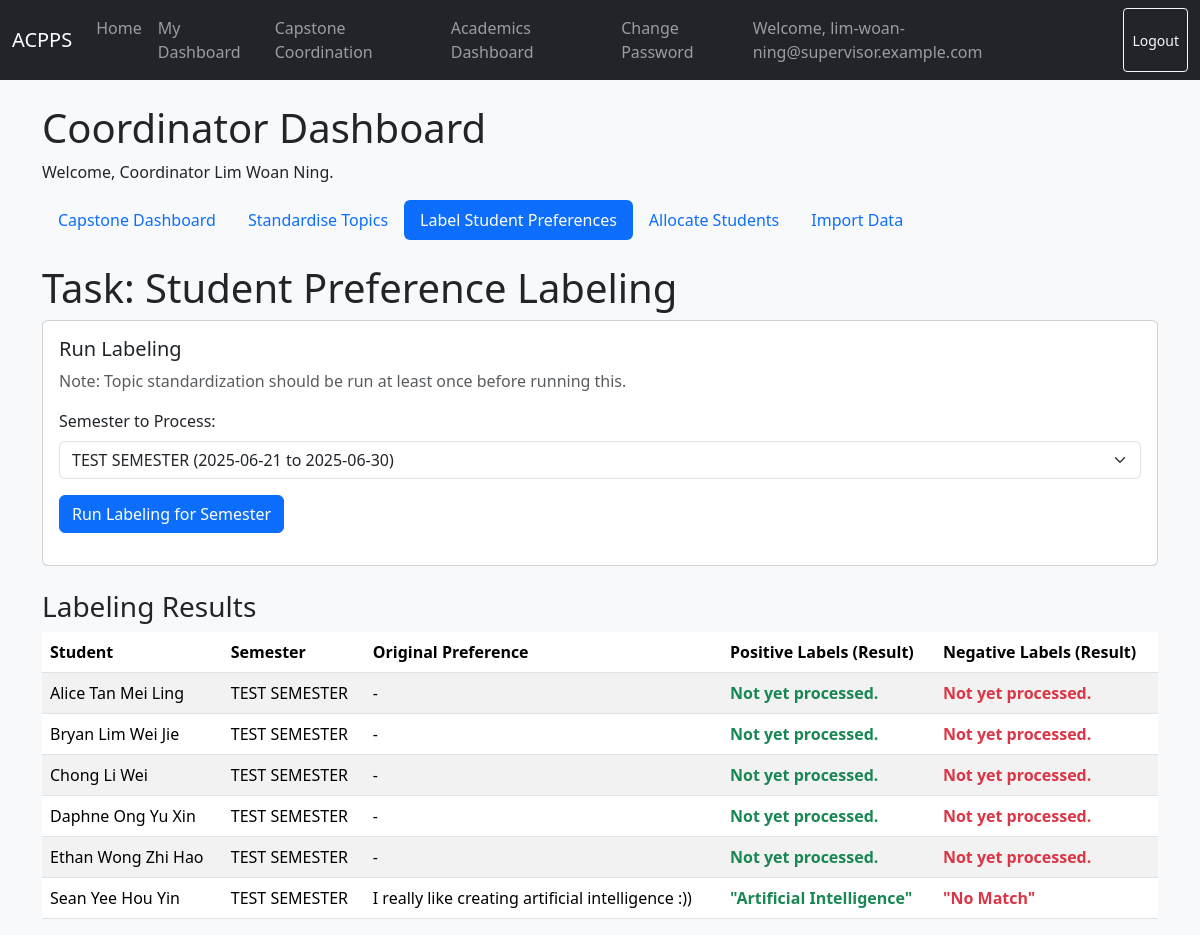
/dashboards/coordinator/label/ (signed in), run on the app's committed database.
### users/models.py (models this page shows, shortened)
class User(AbstractBaseUser, PermissionsMixin):
    email = models.EmailField(unique=True)
    is_active = models.BooleanField(default=True)
    is_staff = models.BooleanField(default=False)
    date_joined = models.DateTimeField(default=timezone.now)
    full_name = models.CharField(max_length=255, blank=False, null=False)
    USER_TYPE_CHOICES = (
        ('student', 'Student'),
        ('supervisor', 'Supervisor'),
    )
    user_type = models.CharField(max_length=10, choices=USER_TYPE_CHOICES)
    objects = UserManager()
    USERNAME_FIELD = 'email'
    REQUIRED_FIELDS = ['user_type']
    def get_full_name(self):
        return self.full_name or self.email

class StudentProfile(models.Model):
    user = models.OneToOneField(settings.AUTH_USER_MODEL, on_delete=models.CASCADE, primary_key=True)
    programme = models.ForeignKey(Programme, on_delete=models.SET_NULL, null=True, related_name='students')
    preference_text = models.TextField(blank=True, null=True)
    positive_preferences = models.TextField(blank=True, null=True)
    negative_preferences = models.TextField(blank=True, null=True)
    supervisor = models.ForeignKey(
        'SupervisorProfile', on_delete=models.SET_NULL, null=True, blank=True, related_name='students'
    )
    semester = models.ForeignKey(
        Semester,
        on_delete=models.PROTECT, # Don't delete a session if programmes are linked to it
        default=get_default_semester(),
        null=True,
        blank=True,
        related_name='students'
    )
    programme_match_type = models.IntegerField(null=True)
    matching_topics = models.TextField(blank=True, null=True)
    conflicting_topics = models.TextField(blank=True, null=True)

### academics/models.py (models this page shows)
class Semester(models.Model):
    name = models.CharField(max_length=100)
    start_date = models.DateField()
    end_date = models.DateField()
    class Meta:
        get_latest_by = 'start_date'
        ordering = ['-start_date']
    def __str__(self):
        return f"{self.name} ({self.start_date} to {self.end_date})"

### dashboards/views.py (the view)
# urls.py: path('coordinator/label/', CoordinatorLabelingView.as_view(), name='coordinator_label'),
class CoordinatorLabelingView(CoordinatorRequiredMixin, View):
    template_name = 'dashboard/coordinator_label.html'
    def get(self, request, *args, **kwargs):
        semesters = Semester.objects.all().order_by('-start_date')
        selected_semester_id_str = request.GET.get('semester')
        selected_semester_id = None
        student_profiles_query = StudentProfile.objects.select_related('user', 'semester')
        if selected_semester_id_str:
            try:
                selected_semester_id = int(selected_semester_id_str)
                student_profiles_query = student_profiles_query.filter(semester__pk=selected_semester_id)
            except (ValueError, TypeError):
                student_profiles_query = student_profiles_query.none()
        else:
            latest_semester = semesters.first()
            if latest_semester:
                selected_semester_id = latest_semester.pk
                student_profiles_query = student_profiles_query.filter(semester=latest_semester)
            else:
                student_profiles_query = student_profiles_query.none()
        student_profiles = student_profiles_query.order_by('user__full_name')
        context = {
            'semesters': semesters,
            'student_profiles': student_profiles,
            'selected_semester_id': selected_semester_id,
        }
        return render(request, self.template_name, context)

### dashboards/views.py (called while the page is built)
    def dispatch(self, request, *args, **kwargs):
        is_coordinator = CoordinatorProfile.objects.filter(supervisor__user=request.user).exists() or request.user.is_superuser
        if not is_coordinator:
            messages.error(request, "You do not have permission to access this page.")
            return redirect('home')
        return super().dispatch(request, *args, **kwargs)

### templates/dashboard/coordinator_label.html (shortened to what this page needs)
{% extends "dashboard/coordinator_base.html" %}
{% load static %}
{% block module %}
    <h1>Task: Student Preference Labeling</h1>
    <div class="card mb-4">
        <div class="card-body">
            <h5 class="card-title">Run Labeling</h5>
            <p class="card-text text-muted">Note: Topic standardization should be run at least once before running this.</p>
            <div class="form-group mb-3">
                <label for="semester-input" class="form-label">Semester to Process:</label>
                <select id="semester-input" class="form-select">
                    {% for semester in semesters %}
                        <option value="{{ semester.pk }}" {% if semester.pk == selected_semester_id %}selected{% endif %}>
                            {{ semester }}
                        </option>
                    {% empty %}
                        <option value="">No semesters found</option>
                    {% endfor %}
                </select>
            </div>
            <button type="button" id="label-btn" class="btn btn-primary" data-url="{% url 'start_labeling' %}">Run Labeling for Semester</button>
        </div>
    </div>
    <h3>Labeling Results</h3>
    {% if student_profiles %}
        <div class="table-responsive">
            <table class="table table-striped table-hover">
                <thead>
                    <tr>
                        <th>Student</th>
                        <th>Semester</th>
                        <th>Original Preference</th>
                        <th>Positive Labels (Result)</th>
                        <th>Negative Labels (Result)</th>
                    </tr>
                </thead>
                <tbody>
                    {% for profile in student_profiles %}
                        <tr>
                            <td>{{ profile.user.get_full_name }}</td>
                            <td>{{ profile.semester.name|default:"N/A" }}</td>
                            <td>{{ profile.preference_text|default:"-" }}</td>
                            <td class="text-success fw-bold">{{ profile.positive_preferences|default:"Not yet processed." }}</td>
                            <td class="text-danger fw-bold">{{ profile.negative_preferences|default:"Not yet processed." }}</td>
                        </tr>
                    {% endfor %}
                </tbody>
            </table>
        </div>
    {% else %}
        {% if selected_semester_id %}
            <div class="alert alert-info" role="alert">No student profiles found for the selected semester.</div>
        {% else %}
            <div class="alert alert-warning" role="alert">No student profiles found. Please add students and assign them to a semester.</div>
        {% endif %}
    {% endif %}
{% endblock %}

### templates/dashboard/coordinator_base.html (shortened to what this page needs)
{% extends "dashboard/dashboard_base.html" %}
{% load static %}
{% block dashboard %}
    <h1>Coordinator Dashboard</h1>
    <p>Welcome, Coordinator {{ user.get_full_name }}.</p>
    <nav class="nav nav-pills mb-4">
        <a class="nav-link {% if request.resolver_match.url_name == 'coordinator_dashboard' %}active{% endif %}" href="{% url 'coordinator_dashboard' %}">Capstone Dashboard</a>
        <a class="nav-link {% if request.resolver_match.url_name == 'coordinator_standardize' %}active{% endif %}" href="{% url 'coordinator_standardize' %}">Standardise Topics</a>
        <a class="nav-link {% if request.resolver_match.url_name == 'coordinator_label' %}active{% endif %}" href="{% url 'coordinator_label' %}">Label Student Preferences</a>
        <a class="nav-link {% if request.resolver_match.url_name == 'coordinator_match' %}active{% endif %}" href="{% url 'coordinator_match' %}">Allocate Students</a>
        <a class="nav-link {% if request.resolver_match.url_name == 'coordinator_import' %}active{% endif %}" href="{% url 'coordinator_import' %}">Import Data</a>
    </nav>
    {% block module %}
    {% endblock %}
{% endblock %}

### templates/base.html (shortened to what this page needs)
<!DOCTYPE html>
<html lang="en">
<head>
    <link href="https://cdn.jsdelivr.net/npm/bootstrap@5.3.3/dist/css/bootstrap.min.css" rel="stylesheet">
    <link rel="stylesheet" href="https://cdn.jsdelivr.net/npm/bootstrap-icons@1.11.3/font/bootstrap-icons.min.css">
</head>
<body>
    <nav class="navbar navbar-expand-lg navbar-dark bg-dark mb-4">
        <div class="container-fluid">
            <a class="navbar-brand" href="{% url 'home' %}">ACPPS</a>
            <div class="collapse navbar-collapse" id="navbarNav">
                <ul class="navbar-nav me-auto mb-2 mb-lg-0">
                    <li class="nav-item"><a class="nav-link" href="{% url 'home' %}">Home</a></li>
                    {% if user.is_authenticated %}
                        {% if user.is_superuser %}
                            <li class="nav-item"><a class="nav-link" href="{% url 'student_dashboard' %}">Student DB</a></li>
                            <li class="nav-item"><a class="nav-link" href="{% url 'supervisor_dashboard' %}">Supervisor DB</a></li>
                            <li class="nav-item"><a class="nav-link" href="{% url 'coordinator_dashboard' %}">Coordinator DB</a></li>
                            <li class="nav-item"><a class="nav-link" href="{% url 'academics:dashboard' %}">Academics DB</a></li>
                        {% elif user.user_type == 'student' %}
                             <li class="nav-item"><a class="nav-link" href="{% url 'student_dashboard' %}">My Dashboard</a></li>
                        {% elif user.user_type == 'supervisor' and user.supervisorprofile.coordinatorprofile %}
                             <li class="nav-item"><a class="nav-link" href="{% url 'supervisor_dashboard' %}">My Dashboard</a></li>
                             <li class="nav-item"><a class="nav-link" href="{% url 'coordinator_dashboard' %}">Capstone Coordination</a></li>
                             <li class="nav-item"><a class="nav-link" href="{% url 'academics:dashboard' %}">Academics Dashboard</a></li>
                        {% elif user.user_type == 'supervisor' %}
                            <li class="nav-item"><a class="nav-link" href="{% url 'supervisor_dashboard' %}">My Dashboard</a></li>
                        {% endif %}
                    {% endif %}
                </ul>
                <div class="navbar-nav ms-auto">
                    {% if user.is_authenticated %}
                        <li class="nav-item"><a class="nav-link" href="{% url 'password_change' %}">Change Password</a></li>
                        <span class="navbar-text me-3">
                            Welcome, {{ user.email }}
                        </span>
                        <form class="d-flex" action="{% url 'logout' %}" method="post">
                            <button type="submit" class="btn btn-outline-light btn-sm">Logout</button>
                        </form>
                    {% else %}
                        <a href="{% url 'login' %}" class="btn btn-outline-light">Login</a>
                    {% endif %}
                </div>
            </div>
        </div>
    </nav>
    <main class="container">
        {% block content %}
        {% endblock %}
    </main>
</body>
</html>

### templates/base.html (style rules this page uses)
body { background-color: #f8f9fa; }

### data on the page
User: email "lim-woan-ning@supervisor.example.com", get_full_name "Lim Woan Ning"
StudentProfile: user.get_full_name "Alice Tan Mei Ling", semester.name "TEST SEMESTER", preference_text "-", positive_preferences "Not yet processed.", negative_preferences "Not yet processed."
StudentProfile: user.get_full_name "Bryan Lim Wei Jie", semester.name "TEST SEMESTER", preference_text "-", positive_preferences "Not yet processed.", negative_preferences "Not yet processed."
StudentProfile: user.get_full_name "Chong Li Wei", semester.name "TEST SEMESTER", preference_text "-", positive_preferences "Not yet processed.", negative_preferences "Not yet processed."
StudentProfile: user.get_full_name "Daphne Ong Yu Xin", semester.name "TEST SEMESTER", preference_text "-", positive_preferences "Not yet processed.", negative_preferences "Not yet processed."
StudentProfile: user.get_full_name "Ethan Wong Zhi Hao", semester.name "TEST SEMESTER", preference_text "-", positive_preferences "Not yet processed.", negative_preferences "Not yet processed."
StudentProfile: user.get_full_name "Sean Yee Hou Yin", semester.name "TEST SEMESTER", preference_text "I really like creating artificial intelligence :))", positive_preferences "\"Artificial Intelligence\"", negative_preferences "\"No Match\""

### other printed values
form field value "TEST SEMESTER (2025-06-21 to 2025-06-30)"
